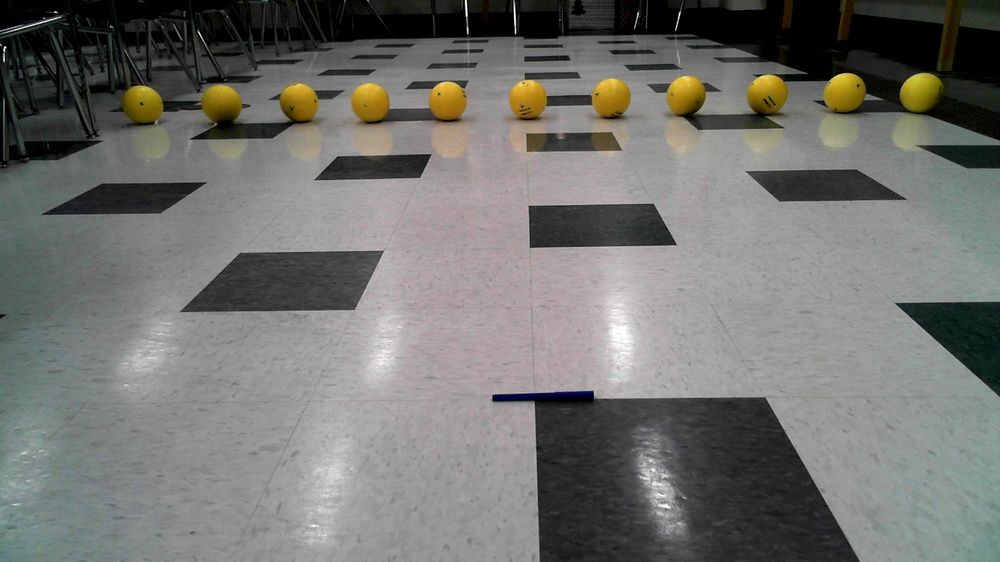
#> input picture calibrate/0_sourceImg/10.jpeg, 1000 x 562 px, shrunk from 1920 x 1080 before the run
$ python 4_test.py
#> lines starting #> are read from the running program, lines starting #| are printed output that depends on the picture; after the words box and inside, x2 and y2 are one past the last pixel; in counts of white or black regions, pixels touching at a corner belong together
import math
print("Paste in the function")

# =========================================================
# PASTE YOUR FUNCTION FROM SCRIPT 3 HERE
# =========================================================
def get_3d_coords(pixel_x, pixel_y, w, h):
    angle_rad = math.radians(0.0000)
    cx, cy = 998.6, 166.4


    # Shift to rotation center
    nx = pixel_x - cx
    ny = pixel_y - cy

    # Rotate
    rx = (pixel_x - w/2)/(w/2)
    ry = (pixel_y)/(h)

    # 2. Calculate Distance Z (feet)
    z = 3.70066404 / (ry + 0.07251706) + -0.59392381

    # 3. Calculate Horizontal X (feet)
    # Formula: X = Z * (pixel_x * m + b)
    x = z * (rx * 0.65101858)

    return x, z
# =========================================================

import cv2
import numpy as np
import matplotlib.pyplot as plt
import glob
import random
import os

def run_test():
    images = glob.glob("./0_sourceImg/10.jpeg")
    img = cv2.imread("./0_sourceImg/10.jpeg")
#> img is the input picture: shape (562, 1000, 3); mean B, G, R 111.2, 114.5, 114.4
    h, w = img.shape[:2]
#> h = 562; w = 1000
    if not images: return

    img_path = random.choice(images)
    img = cv2.imread(img_path)
    img_rgb = cv2.cvtColor(img, cv2.COLOR_BGR2RGB)

    # --- Yellow mask (same as before) ---
    hsv = cv2.cvtColor(img, cv2.COLOR_BGR2HSV)
#> hsv: shape (562, 1000, 3); mean H, S, V 53.4, 23, 116.9
    mask = cv2.inRange(hsv, np.array([15, 90, 90]), np.array([35, 255, 255]))
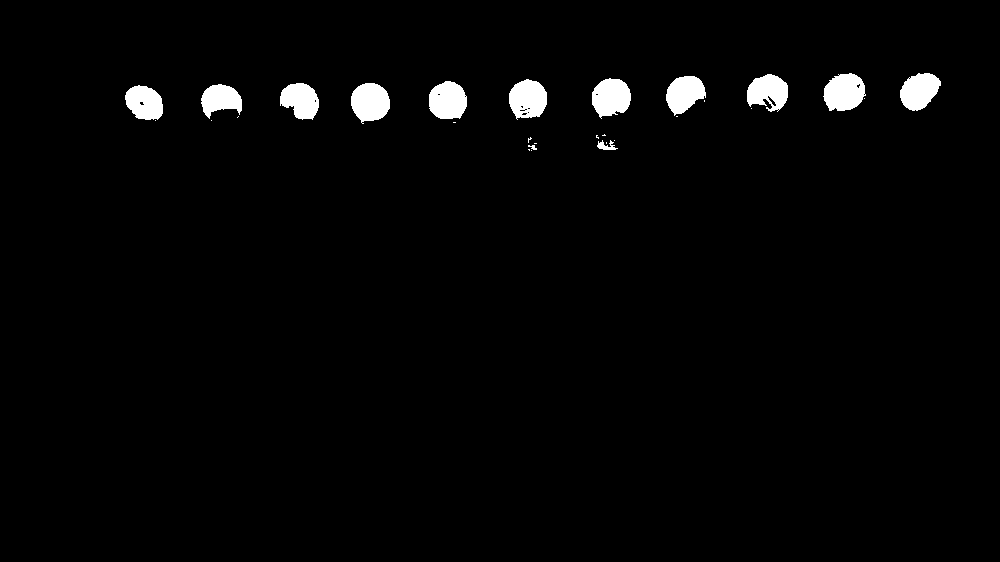
#> mask: shape (562, 1000); 2.2% white; 29 white regions (16 under 20 px), largest, box (x1, y1, x2, y2) and area: (823, 73, 866, 111) 1234, (351, 83, 390, 124) 1203, (592, 78, 631, 119) 1180

    # --- Clean up noise ---
    kernel = np.ones((5, 5), np.uint8)
    mask = cv2.morphologyEx(mask, cv2.MORPH_OPEN, kernel)
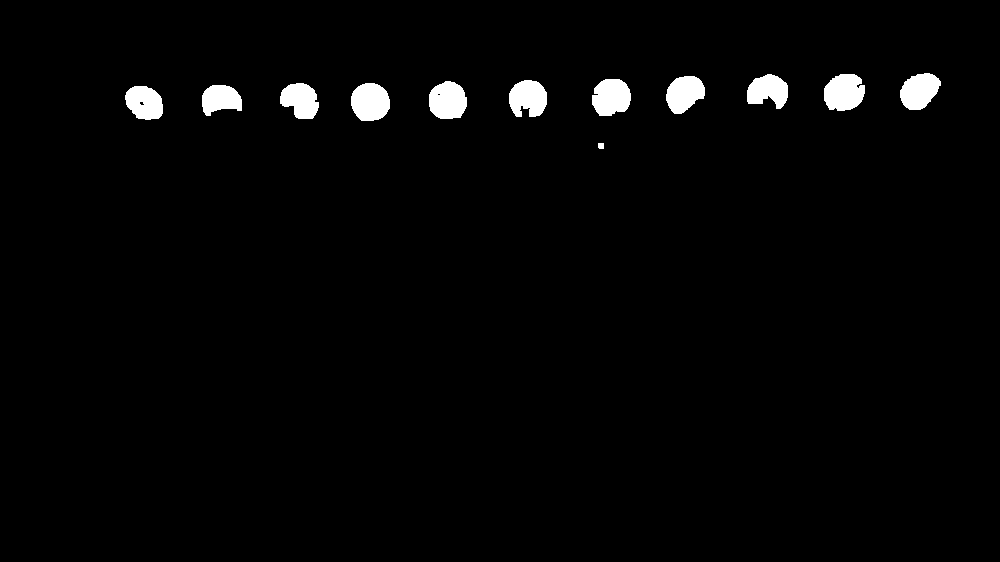
#> mask: shape (562, 1000); 2.1% white; 12 white regions, largest, box (x1, y1, x2, y2) and area: (824, 74, 865, 111) 1213, (351, 83, 390, 121) 1197, (429, 81, 467, 119) 1163
    mask = cv2.morphologyEx(mask, cv2.MORPH_CLOSE, kernel)
#> mask: shape (562, 1000); 2.1% white; 12 white regions, largest, box (x1, y1, x2, y2) and area: (824, 74, 865, 111) 1226, (351, 83, 390, 121) 1197, (429, 81, 467, 119) 1165

    # --- Find connected blobs ---
    num_labels, labels, stats, centroids = cv2.connectedComponentsWithStats(mask, connectivity=8)
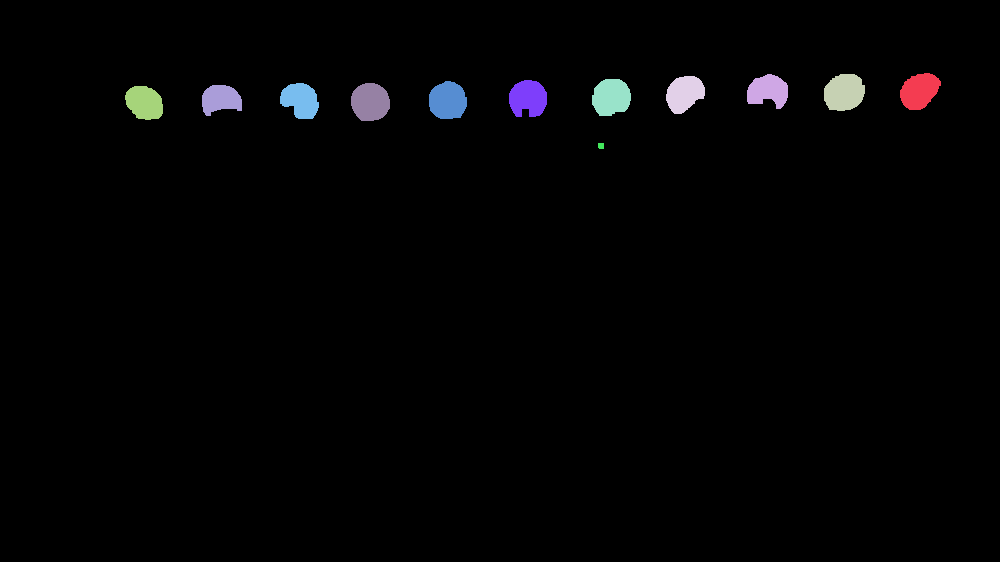
#> labels: shape (562, 1000) int32; 13 distinct labels, from 0 to 12; one colour per label, 0 black
#> num_labels = 13; stats = 13 rows, first 6: [0, 0, 1000, 562, 549973], [900, 73, 41, 37, 1093], [747, 74, 41, 35, 1011], [824, 74, 41, 37, 1226], [666, 76, 39, 38, 1072], [592, 79, 39, 37, 1161]; centroids = 13 rows, first 8: [498.6, 284.5], [919, 90.53], [767.7, 90.3], [843.8, 92.07], [684, 93.13], [610.8, 96.84], [447.4, 100.4], [527.7, 97.9]

    MIN_BLOB_AREA = 200  # pixels² — filters out noise

    world_x, world_z = [], []
    ball_pixel_centers = []  # for drawing on camera view

    for i in range(1, num_labels):  # skip background (label 0)
        area = stats[i, cv2.CC_STAT_AREA]
        if area < MIN_BLOB_AREA:
            continue

        cx_px, cy_px = centroids[i]

        # Optional: use the TOP of the blob instead of centroid for y,
        # since the ball bottom is on the ground and top is more "center height"
        # top_y = stats[i, cv2.CC_STAT_TOP]
        # cy_px = top_y + stats[i, cv2.CC_STAT_HEIGHT] * 0.5  # mid-height

        wx, wz = get_3d_coords(cx_px, cy_px, w, h)

        # Sanity filter — ignore points behind robot or impossibly far
        if 0.5 < wz < 35 and -10 < wx < 10:
            world_x.append(wx)
            world_z.append(wz)
            ball_pixel_centers.append((int(cx_px), int(cy_px), area))
#> this loop made 12 passes
#> (area, cx_px, cy_px, nx in get_3d_coords, ny in get_3d_coords, rx in get_3d_coords, ry in get_3d_coords, z in get_3d_coords) on passes 1 to 11: (1093, 919, 90.53, -79.58, -75.87, 0.838, 0.161, 15.25), (1011, 767.7, 90.3, -230.9, -76.1, 0.535, 0.161, 15.28), (1226, 843.8, 92.07, -154.8, -74.33, 0.688, 0.164, 15.06), (1072, 684, 93.13, -314.6, -73.27, 0.368, 0.166, 14.94), (1161, 610.8, 96.84, -387.8, -69.56, 0.222, 0.172, 14.52), (1165, 447.4, 100.4, -551.2, -66.04, -0.105, 0.179, 14.14), (1116, 527.7, 97.9, -470.9, -68.5, 0.0554, 0.174, 14.41), (1024, 300.2, 99.9, -698.4, -66.5, -0.4, 0.178, 14.19), (1197, 369.8, 101.7, -628.8, -64.74, -0.26, 0.181, 14.01), (912, 220.3, 98.81, -778.3, -67.59, -0.559, 0.176, 14.31), (1015, 144.1, 102.4, -854.5, -64.04, -0.712, 0.182, 13.94)
#> area on pass 12: 35
#> after the loop, ball_pixel_centers = [(919, 90, 1093), (767, 90, 1011), (843, 92, 1226), (684, 93, 1072), (610, 96, 1161), (447, 100, 1165), (527, 97, 1116), (300, 99, 1024), (369, 101, 1197), (220, 98, 912), (144, 102, 1015)]; world_x = [8.32, 5.32, 6.74, 3.58, 2.1, -0.969, 0.519, -3.69, -2.37, -5.21, -6.46]; world_z = [15.25, 15.28, 15.06, 14.94, 14.52, 14.14, 14.41, 14.19, 14.01, 14.31, 13.94]

    # --- Plot ---
    fig, (ax1, ax2) = plt.subplots(1, 2, figsize=(16, 8))

    ax1.imshow(img_rgb)
    # Draw detected blob centers on camera view
    for (bx, by, area) in ball_pixel_centers:
        radius = int(np.sqrt(area / np.pi))
        circle = plt.Circle((bx, by), radius, color='cyan', fill=False, linewidth=2)
        ax1.add_patch(circle)
        ax1.plot(bx, by, 'r+', markersize=10)
#> this loop made 11 passes
#> (bx, by, area, radius) on passes 1 to 11: (919, 90, 1093, 18), (767, 90, 1011, 17), (843, 92, 1226, 19), (684, 93, 1072, 18), (610, 96, 1161, 19), (447, 100, 1165, 19), (527, 97, 1116, 18), (300, 99, 1024, 18), (369, 101, 1197, 19), (220, 98, 912, 17), (144, 102, 1015, 17)
    ax1.set_title(f"Camera View: {os.path.basename(img_path)}\n{len(world_x)} blobs detected")
    ax1.axis('off')

    ax2.scatter(world_x, world_z, c='gold', s=100, edgecolors='black',
                linewidths=0.5, zorder=5, label=f"Fuel ({len(world_x)} blobs)")
    ax2.scatter([0], [0], c='red', marker='^', s=200, label="Robot")

    ax2.set_title("Robot-Centric Map (Top-Down)")
    ax2.set_xlabel("Lateral Distance (Feet) [Left <-> Right]")
    ax2.set_ylabel("Forward Distance (Feet)")
    ax2.grid(True, linestyle='--', alpha=0.7)
    ax2.set_xlim([-8, 8])
    ax2.set_ylim([0, 30])
    ax2.legend()

    plt.tight_layout()
    plt.savefig("4_testOutput.png")
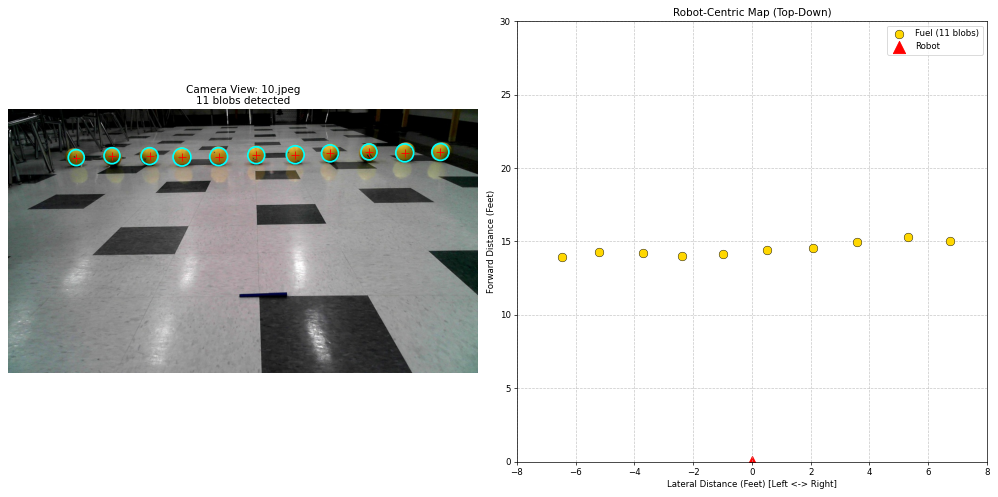
#> figure drawn by matplotlib, 2 panels
    print(f"Saved. Detected {len(world_x)} fuel blobs.")
#| Saved. Detected 11 fuel blobs.

if __name__ == "__main__":
    run_test()
